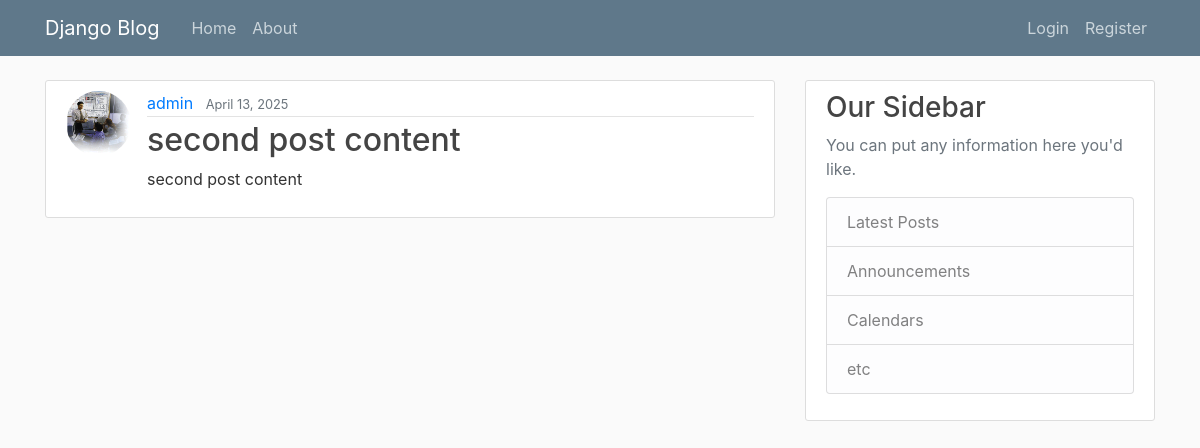
The app's page /post/2/ with its own data.
### blog/models.py (models this page shows, shortened)
class Post(models.Model):
    title = models.CharField(max_length=100)
    content = models.TextField()
    date_posted = models.DateTimeField(default=timezone.now)
    author = models.ForeignKey(User, on_delete=models.CASCADE)

### users/models.py (models this page shows, shortened)
class Profile(models.Model):
    user = models.OneToOneField(User, on_delete=models.CASCADE)
    image  = models.ImageField(upload_to='profile_pics')

### blog/views.py (the view)
# urls.py: path('post/<int:pk>/', views.PostDetailView.as_view(), name='post-detail'),
class PostDetailView(DeleteView):
    model = Post
    template_name = 'blog/post_detail.html'
    context_object_name = 'post'

### blog/templates/blog/post_detail.html (shortened to what this page needs)
{% extends "blog/base.html" %}
{% block content %}
        <article class="media content-section">
          <img class="rounded-circle article-img" src ="{{post.author.profile.image.url}}">
          <div class="media-body">
            <div class="article-metadata">
              <a class="mr-2" href="#">{{ post.author }}</a>
              <small class="text-muted">{{ post.date_posted|date:"F d, Y" }}</small>
            </div>
            <h2>{{ post.title }}</h2>
            <p class="article-content">{{ post.content }}</p>
          </div>
        </article>
{% endblock content %}

### blog/static/blog/main.css (style rules this page uses)
body { background: #fafafa; color: #333333; margin-top: 5rem; }
h1, h2, h3, h4, h5, h6 { color: #444444; }
.content-section { background: #ffffff; padding: 10px 20px; border: 1px solid #dddddd; border-radius: 3px; margin-bottom: 20px; }
.article-content { white-space: pre-line; }
.article-img { height: 65px; width: 65px; margin-right: 16px; }
.article-metadata { padding-bottom: 1px; margin-bottom: 4px; border-bottom: 1px solid #e3e3e3 }

### records on screen
Post: author.profile.image (picture), author "admin", date_posted "April 13, 2025", title "second post content", content "second post content"
